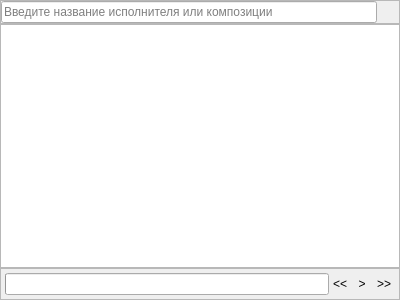
<?xml version="1.0" encoding="UTF-8"?>
<ui version="4.0">
 <class>AudioPlayer</class>
 <widget class="QDialog" name="AudioPlayer">
  <property name="geometry">
   <rect>
    <x>0</x>
    <y>0</y>
    <width>400</width>
    <height>300</height>
   </rect>
  </property>
  <property name="windowTitle">
   <string>Аудиозаписи</string>
  </property>
  <layout class="QVBoxLayout" name="verticalLayout">
   <property name="spacing">
    <number>0</number>
   </property>
   <property name="leftMargin">
    <number>0</number>
   </property>
   <property name="topMargin">
    <number>0</number>
   </property>
   <property name="rightMargin">
    <number>0</number>
   </property>
   <property name="bottomMargin">
    <number>0</number>
   </property>
   <item>
    <widget class="QFrame" name="searchFrame">
     <property name="frameShape">
      <enum>QFrame::StyledPanel</enum>
     </property>
     <property name="frameShadow">
      <enum>QFrame::Raised</enum>
     </property>
     <layout class="QHBoxLayout" name="horizontalLayout">
      <property name="spacing">
       <number>0</number>
      </property>
      <property name="leftMargin">
       <number>0</number>
      </property>
      <property name="topMargin">
       <number>0</number>
      </property>
      <property name="rightMargin">
       <number>0</number>
      </property>
      <property name="bottomMargin">
       <number>0</number>
      </property>
      <item>
       <widget class="QLineEdit" name="lineEdit">
        <property name="text">
         <string/>
        </property>
        <property name="placeholderText">
         <string>Введите название исполнителя или композиции</string>
        </property>
       </widget>
      </item>
      <item>
       <widget class="QToolButton" name="searchButton">
        <property name="minimumSize">
         <size>
          <width>22</width>
          <height>22</height>
         </size>
        </property>
        <property name="maximumSize">
         <size>
          <width>22</width>
          <height>22</height>
         </size>
        </property>
        <property name="text">
         <string/>
        </property>
        <property name="icon">
         <iconset resource="resources.qrc">
          <normaloff>:/audioplayer/resources/search.png</normaloff>:/audioplayer/resources/search.png</iconset>
        </property>
        <property name="iconSize">
         <size>
          <width>18</width>
          <height>18</height>
         </size>
        </property>
        <property name="autoRaise">
         <bool>true</bool>
        </property>
       </widget>
      </item>
     </layout>
    </widget>
   </item>
   <item>
    <widget class="QListView" name="listView"/>
   </item>
   <item>
    <widget class="QFrame" name="controlFrame">
     <property name="frameShape">
      <enum>QFrame::StyledPanel</enum>
     </property>
     <property name="frameShadow">
      <enum>QFrame::Raised</enum>
     </property>
     <layout class="QHBoxLayout" name="horizontalLayout_2">
      <property name="spacing">
       <number>0</number>
      </property>
      <property name="leftMargin">
       <number>4</number>
      </property>
      <property name="topMargin">
       <number>4</number>
      </property>
      <property name="rightMargin">
       <number>4</number>
      </property>
      <property name="bottomMargin">
       <number>4</number>
      </property>
      <item>
       <widget class="QProgressBar" name="elapsedBar">
        <property name="value">
         <number>0</number>
        </property>
        <property name="alignment">
         <set>Qt::AlignCenter</set>
        </property>
        <property name="textVisible">
         <bool>true</bool>
        </property>
        <property name="format">
         <string/>
        </property>
       </widget>
      </item>
      <item>
       <widget class="QToolButton" name="prevButton">
        <property name="minimumSize">
         <size>
          <width>22</width>
          <height>22</height>
         </size>
        </property>
        <property name="maximumSize">
         <size>
          <width>22</width>
          <height>22</height>
         </size>
        </property>
        <property name="text">
         <string>&lt;&lt;</string>
        </property>
        <property name="autoRaise">
         <bool>true</bool>
        </property>
       </widget>
      </item>
      <item>
       <widget class="QToolButton" name="playButton">
        <property name="minimumSize">
         <size>
          <width>22</width>
          <height>22</height>
         </size>
        </property>
        <property name="maximumSize">
         <size>
          <width>22</width>
          <height>22</height>
         </size>
        </property>
        <property name="text">
         <string>&gt;</string>
        </property>
        <property name="autoRaise">
         <bool>true</bool>
        </property>
       </widget>
      </item>
      <item>
       <widget class="QToolButton" name="nextButton">
        <property name="minimumSize">
         <size>
          <width>22</width>
          <height>22</height>
         </size>
        </property>
        <property name="maximumSize">
         <size>
          <width>22</width>
          <height>22</height>
         </size>
        </property>
        <property name="text">
         <string>&gt;&gt;</string>
        </property>
        <property name="autoRaise">
         <bool>true</bool>
        </property>
       </widget>
      </item>
     </layout>
    </widget>
   </item>
  </layout>
 </widget>
 <resources>
  <include location="resources.qrc"/>
 </resources>
 <connections/>
</ui>
